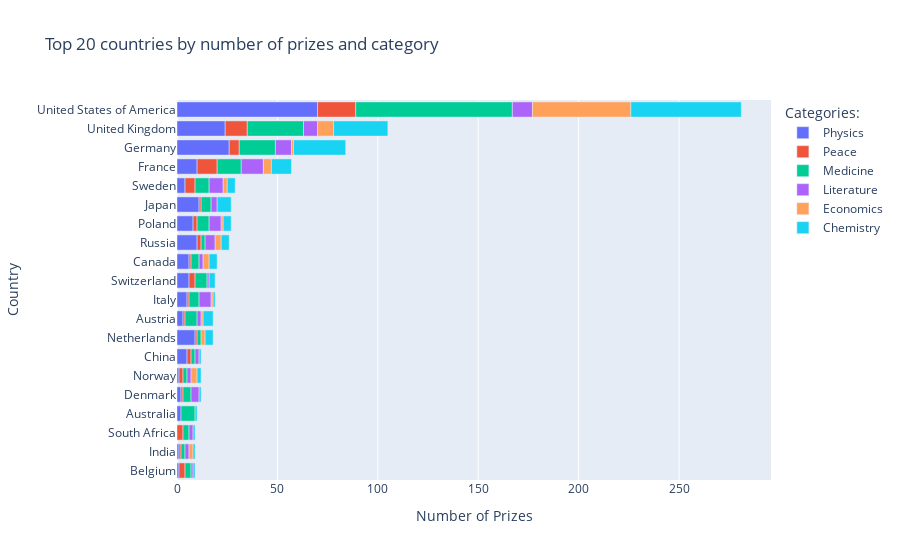

Notebook code cell kept with this figure:
### Code cell
h_bar = px.bar(x=prizes_per_country_per_cat.cat_prize,
               y=prizes_per_country_per_cat.birth_country_current,
               orientation='h',
               color=prizes_per_country_per_cat.category,
               hover_name=prizes_per_country_per_cat.category,
               title='Top 20 countries by number of prizes and category')
 
h_bar.update_layout(xaxis_title='Number of Prizes', 
                    yaxis_title='Country',
                    yaxis={'categoryorder':'total ascending'},
                    legend_title="Categories:"
                   )
h_bar.show()

### Figure 1 — Plotly figure (JSON) as saved in the notebook; plotly's stock layout.template omitted (floating-point values rounded to 4 significant figures)
{"data": [{"alignmentgroup": "True", "hovertemplate": "<b>%{hovertext}</b><br><br>color=Physics<br>x=%{x}<br>y=%{y}<extra></extra>", "hovertext": ["Physics", "Physics", "Physics", "Physics", "Physics", "Physics", "Physics", "Physics", "Physics", "Physics", "Physics", "Physics", "Physics", "Physics", "Physics", "Physics", "Physics", "Physics", "Physics"], "legendgroup": "Physics", "marker": {"color": "#636efa", "pattern": {"shape": ""}}, "name": "Physics", "offsetgroup": "Physics", "orientation": "h", "showlegend": true, "textposition": "auto", "type": "bar", "x": [70, 24, 26, 10, 4, 8, 11, 10, 6, 5, 6, 9, 3, 2, 1, 5, 2, 1, 1], "xaxis": "x", "y": ["United States of America", "United Kingdom", "Germany", "France", "Sweden", "Poland", "Japan", "Russia", "Canada", "Italy", "Switzerland", "Netherlands", "Austria", "Denmark", "Norway", "China", "Australia", "Belgium", "India"], "yaxis": "y"}, {"alignmentgroup": "True", "hovertemplate": "<b>%{hovertext}</b><br><br>color=Peace<br>x=%{x}<br>y=%{y}<extra></extra>", "hovertext": ["Peace", "Peace", "Peace", "Peace", "Peace", "Peace", "Peace", "Peace", "Peace", "Peace", "Peace", "Peace", "Peace", "Peace", "Peace", "Peace", "Peace", "Peace", "Peace"], "legendgroup": "Peace", "marker": {"color": "#EF553B", "pattern": {"shape": ""}}, "name": "Peace", "offsetgroup": "Peace", "orientation": "h", "showlegend": true, "textposition": "auto", "type": "bar", "x": [19, 11, 5, 10, 5, 1, 2, 2, 1, 1, 3, 1, 1, 2, 1, 2, 3, 3, 1], "xaxis": "x", "y": ["United States of America", "United Kingdom", "Germany", "France", "Sweden", "Japan", "Poland", "Russia", "Canada", "Italy", "Switzerland", "Netherlands", "Austria", "Norway", "Denmark", "China", "South Africa", "Belgium", "India"], "yaxis": "y"}, {"alignmentgroup": "True", "hovertemplate": "<b>%{hovertext}</b><br><br>color=Medicine<br>x=%{x}<br>y=%{y}<extra></extra>", "hovertext": ["Medicine", "Medicine", "Medicine", "Medicine", "Medicine", "Medicine", "Medicine", "Medicine", "Medicine", "Medicine", "Medicine", "Medicine", "Medicine", "Medicine", "Medicine", "Medicine", "Medicine", "Medicine", "Medicine", "Medicine"], "legendgroup": "Medicine", "marker": {"color": "#00cc96", "pattern": {"shape": ""}}, "name": "Medicine", "offsetgroup": "Medicine", "orientation": "h", "showlegend": true, "textposition": "auto", "type": "bar", "x": [78, 28, 18, 12, 7, 5, 6, 2, 4, 5, 6, 2, 6, 4, 2, 2, 7, 3, 3, 2], "xaxis": "x", "y": ["United States of America", "United Kingdom", "Germany", "France", "Sweden", "Japan", "Poland", "Russia", "Canada", "Italy", "Switzerland", "Netherlands", "Austria", "Denmark", "Norway", "China", "Australia", "South Africa", "Belgium", "India"], "yaxis": "y"}, {"alignmentgroup": "True", "hovertemplate": "<b>%{hovertext}</b><br><br>color=Literature<br>x=%{x}<br>y=%{y}<extra></extra>", "hovertext": ["Literature", "Literature", "Literature", "Literature", "Literature", "Literature", "Literature", "Literature", "Literature", "Literature", "Literature", "Literature", "Literature", "Literature", "Literature", "Literature", "Literature", "Literature"], "legendgroup": "Literature", "marker": {"color": "#ab63fa", "pattern": {"shape": ""}}, "name": "Literature", "offsetgroup": "Literature", "orientation": "h", "showlegend": true, "textposition": "auto", "type": "bar", "x": [10, 7, 8, 11, 7, 3, 6, 5, 2, 6, 1, 2, 4, 2, 2, 1, 2, 2], "xaxis": "x", "y": ["United States of America", "United Kingdom", "Germany", "France", "Sweden", "Japan", "Poland", "Russia", "Canada", "Italy", "Switzerland", "Austria", "Denmark", "Norway", "China", "Belgium", "South Africa", "India"], "yaxis": "y"}, {"alignmentgroup": "True", "hovertemplate": "<b>%{hovertext}</b><br><br>color=Economics<br>x=%{x}<br>y=%{y}<extra></extra>", "hovertext": ["Economics", "Economics", "Economics", "Economics", "Economics", "Economics", "Economics", "Economics", "Economics", "Economics", "Economics", "Economics", "Economics"], "legendgroup": "Economics", "marker": {"color": "#FFA15A", "pattern": {"shape": ""}}, "name": "Economics", "offsetgroup": "Economics", "orientation": "h", "showlegend": true, "textposition": "auto", "type": "bar", "x": [49, 8, 1, 4, 2, 1, 3, 3, 1, 2, 1, 3, 2], "xaxis": "x", "y": ["United States of America", "United Kingdom", "Germany", "France", "Sweden", "Poland", "Russia", "Canada", "Italy", "Netherlands", "Austria", "Norway", "India"], "yaxis": "y"}, {"alignmentgroup": "True", "hovertemplate": "<b>%{hovertext}</b><br><br>color=Chemistry<br>x=%{x}<br>y=%{y}<extra></extra>", "hovertext": ["Chemistry", "Chemistry", "Chemistry", "Chemistry", "Chemistry", "Chemistry", "Chemistry", "Chemistry", "Chemistry", "Chemistry", "Chemistry", "Chemistry", "Chemistry", "Chemistry", "Chemistry", "Chemistry", "Chemistry", "Chemistry", "Chemistry", "Chemistry"], "legendgroup": "Chemistry", "marker": {"color": "#19d3f3", "pattern": {"shape": ""}}, "name": "Chemistry", "offsetgroup": "Chemistry", "orientation": "h", "showlegend": true, "textposition": "auto", "type": "bar", "x": [55, 27, 26, 10, 4, 4, 7, 4, 4, 1, 3, 4, 5, 2, 1, 1, 1, 1, 1, 1], "xaxis": "x", "y": ["United States of America", "United Kingdom", "Germany", "France", "Sweden", "Poland", "Japan", "Russia", "Canada", "Italy", "Switzerland", "Netherlands", "Austria", "Norway", "Denmark", "China", "Australia", "Belgium", "South Africa", "India"], "yaxis": "y"}], "layout": {"barmode": "relative", "legend": {"title": {"text": "Categories:"}, "tracegroupgap": 0}, "title": {"text": "Top 20 countries by number of prizes and category"}, "xaxis": {"anchor": "y", "domain": [0, 1], "title": {"text": "Number of Prizes"}}, "yaxis": {"anchor": "x", "categoryorder": "total ascending", "domain": [0, 1], "title": {"text": "Country"}}}}
